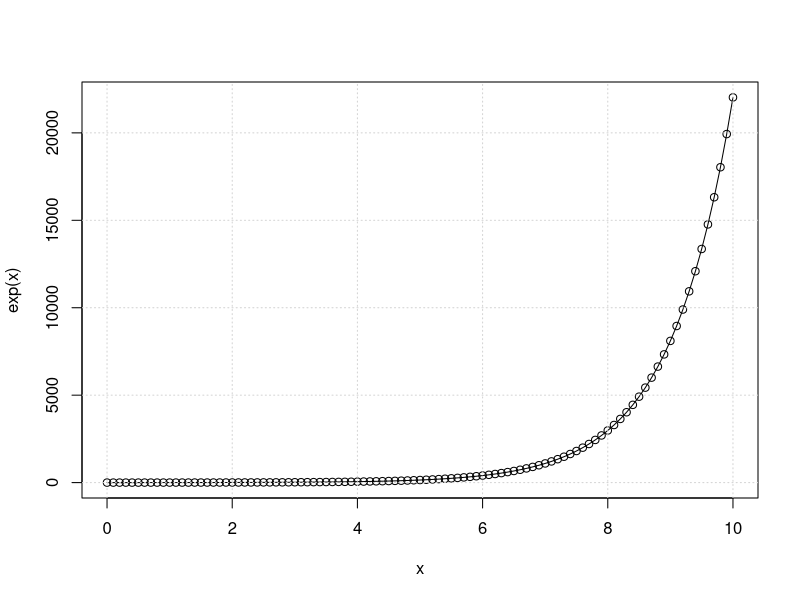
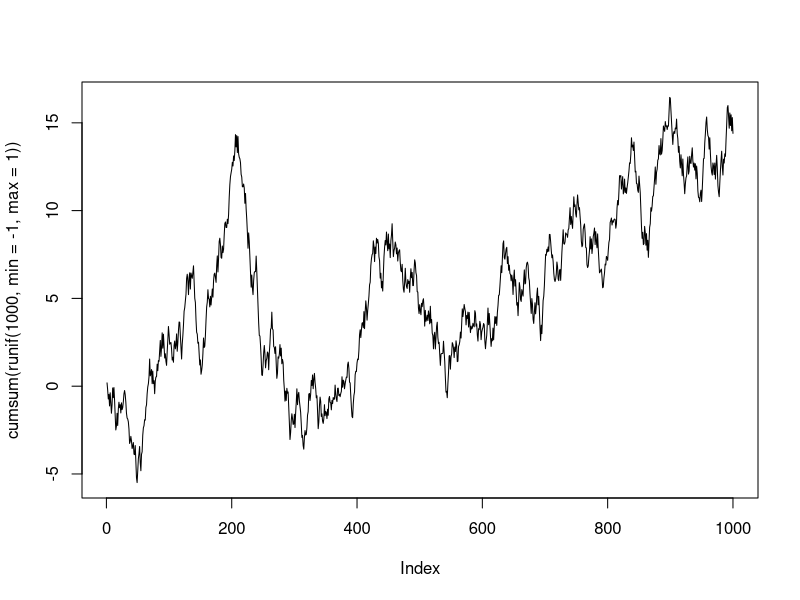
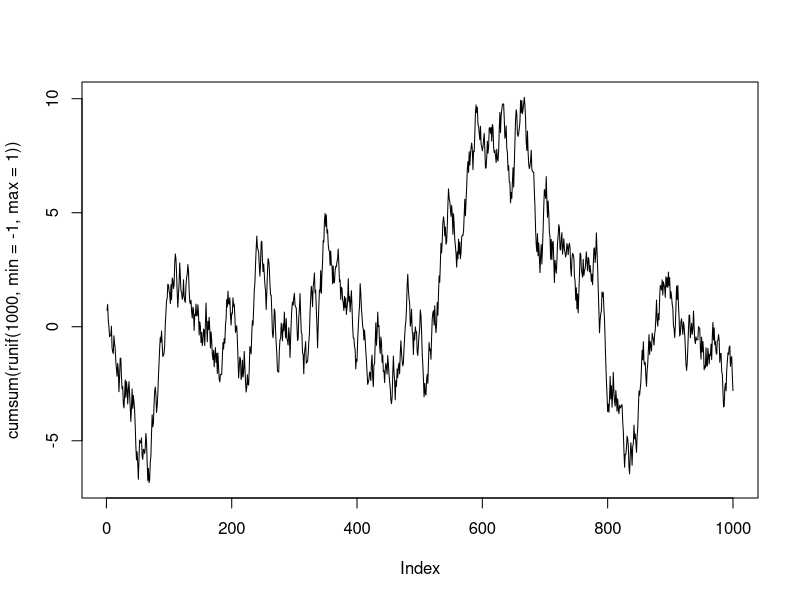

The R script that drew these images, in order:
## ---- chunk 1
x <- seq(0, 10, 0.1)
plot(x, exp(x), type = "o")
grid()
## ---- chunk 2
plot(cumsum(runif(1000, min = -1, max = 1)), type = "l")
## ---- chunk 3
plot(cumsum(runif(1000, min = -1, max = 1)), type = "l")
